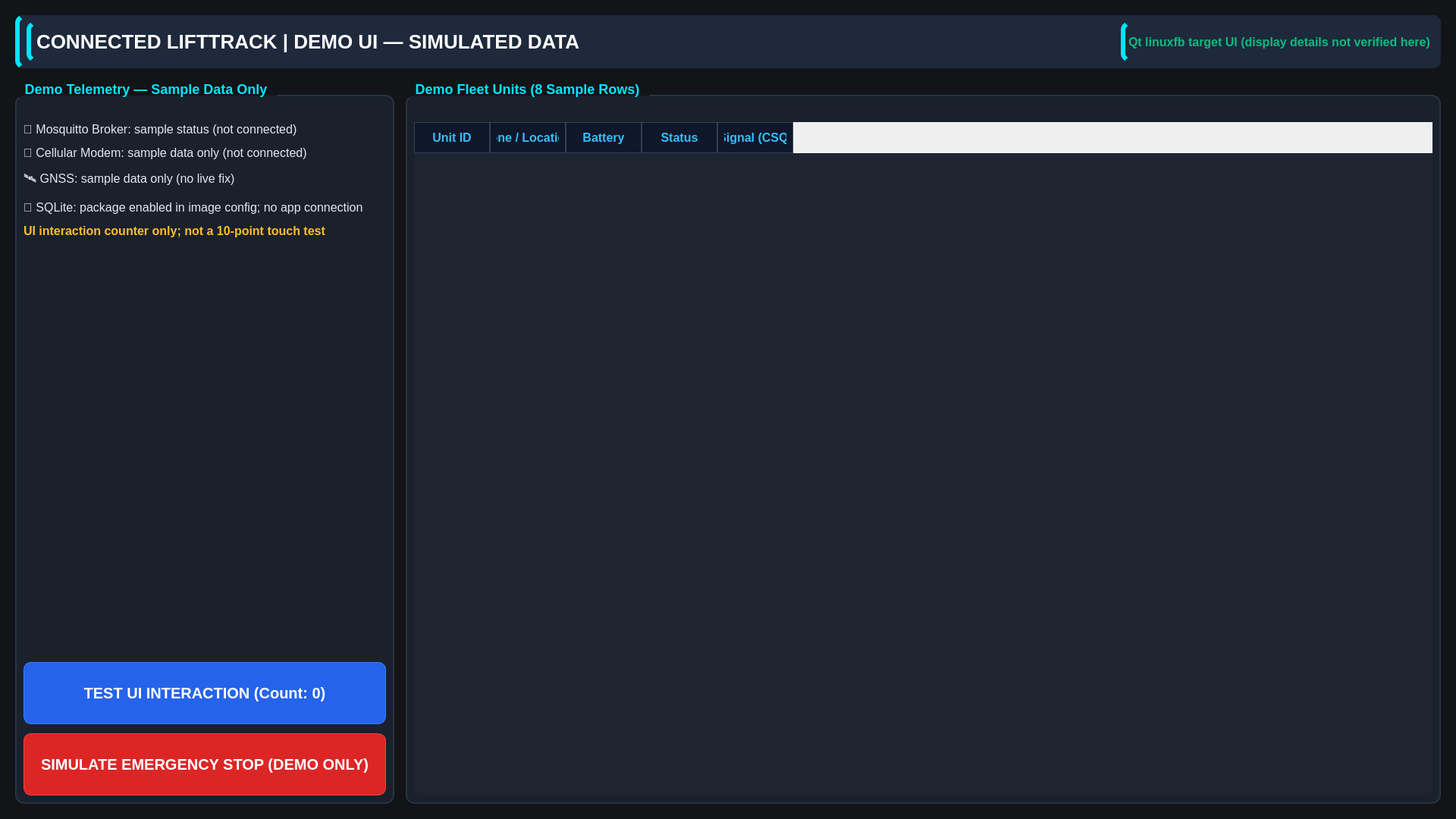
<?xml version="1.0" encoding="UTF-8"?>
<ui version="4.0">
 <class>MainWindow</class>
 <widget class="QMainWindow" name="MainWindow">
  <property name="geometry">
   <rect>
    <x>0</x>
    <y>0</y>
    <width>1920</width>
    <height>1080</height>
   </rect>
  </property>
  <property name="windowTitle">
   <string>Connected LiftTrack - Industrial Central Panel</string>
  </property>
  <property name="styleSheet">
   <string notr="true">
QMainWindow {
    background-color: #121417;
}

QGroupBox {
    color: #00e5ff;
    font-size: 18px;
    font-weight: bold;
    border: 2px solid #2a3342;
    border-radius: 12px;
    margin-top: 20px;
    padding-top: 25px;
    background-color: #1a202c;
}

QLabel {
    color: #e2e8f0;
    font-size: 16px;
}

QPushButton {
    background-color: #2563eb;
    color: #ffffff;
    font-size: 20px;
    font-weight: bold;
    border-radius: 10px;
    border: 1px solid #3b82f6;
    padding: 15px;
    min-height: 50px;
}

QPushButton:pressed {
    background-color: #1d4ed8;
}

QPushButton#btnEmergency {
    background-color: #dc2626;
    border: 1px solid #ef4444;
}

QPushButton#btnEmergency:pressed {
    background-color: #991b1b;
}

QTableWidget {
    background-color: #1e2530;
    color: #f1f5f9;
    gridline-color: #334155;
    font-size: 16px;
    border-radius: 8px;
}
QHeaderView::section {
    background-color: #0f172a;
    color: #38bdf8;
    padding: 8px;
    font-size: 16px;
    font-weight: bold;
    border: 1px solid #334155;
}
   </string>
  </property>
  <widget class="QWidget" name="centralwidget">
   <layout class="QVBoxLayout" name="mainVLayout">
    <property name="spacing">
     <number>15</number>
    </property>
    <property name="leftMargin">
     <number>20</number>
    </property>
    <property name="topMargin">
     <number>20</number>
    </property>
    <property name="rightMargin">
     <number>20</number>
    </property>
    <property name="bottomMargin">
     <number>20</number>
    </property>

    <!-- Header Banner -->
    <item>
     <widget class="QFrame" name="headerFrame">
      <property name="minimumSize">
       <size>
        <width>0</width>
        <height>70</height>
       </size>
      </property>
      <property name="styleSheet">
       <string notr="true">background-color: #1e293b; border-radius: 10px; border-left: 6px solid #00e5ff;</string>
      </property>
      <layout class="QHBoxLayout" name="headerHLayout">
       <item>
        <widget class="QLabel" name="lblTitle">
         <property name="text">
          <string>CONNECTED LIFTTRACK | DEMO UI — SIMULATED DATA</string>
         </property>
         <property name="styleSheet">
          <string notr="true">font-size: 26px; font-weight: bold; color: #ffffff;</string>
         </property>
        </widget>
       </item>
       <item>
        <spacer name="headerSpacer">
         <property name="orientation">
          <enum>Qt::Horizontal</enum>
         </property>
         <property name="sizeHint" stdset="0">
          <size>
           <width>40</width>
           <height>20</height>
          </size>
         </property>
        </spacer>
       </item>
       <item>
        <widget class="QLabel" name="lblClock">
         <property name="text">
          <string>Qt linuxfb target UI (display details not verified here)</string>
         </property>
         <property name="styleSheet">
          <string notr="true">font-size: 16px; font-weight: bold; color: #10b981;</string>
         </property>
        </widget>
       </item>
      </layout>
     </widget>
    </item>

    <!-- Central Body: Cards & Tables -->
    <item>
     <layout class="QHBoxLayout" name="bodyHLayout">
      <property name="spacing">
       <number>15</number>
      </property>

      <!-- Left Panel: System & Gateways -->
      <item>
       <widget class="QGroupBox" name="grpSystem">
        <property name="minimumSize">
         <size>
          <width>500</width>
          <height>0</height>
         </size>
        </property>
        <property name="title">
         <string>  Demo Telemetry — Sample Data Only  </string>
        </property>
        <layout class="QVBoxLayout" name="sysVLayout">
         <property name="spacing">
          <number>12</number>
         </property>
         <item>
          <widget class="QLabel" name="lblMqtt">
           <property name="text">
            <string>📡 Mosquitto Broker: sample status (not connected)</string>
           </property>
          </widget>
         </item>
         <item>
          <widget class="QLabel" name="lblModem">
           <property name="text">
            <string>📶 Cellular Modem: sample data only (not connected)</string>
           </property>
          </widget>
         </item>
         <item>
          <widget class="QLabel" name="lblGnss">
           <property name="text">
            <string>🛰 GNSS: sample data only (no live fix)</string>
           </property>
          </widget>
         </item>
         <item>
          <widget class="QLabel" name="lblDb">
           <property name="text">
            <string>💾 SQLite: package enabled in image config; no app connection</string>
           </property>
          </widget>
         </item>
         <item>
          <widget class="QLabel" name="lblTouchStatus">
           <property name="text">
            <string>UI interaction counter only; not a 10-point touch test</string>
           </property>
           <property name="styleSheet">
            <string notr="true">color: #fbbf24; font-weight: bold;</string>
           </property>
          </widget>
         </item>
         <item>
          <spacer name="sysSpacer">
           <property name="orientation">
            <enum>Qt::Vertical</enum>
           </property>
           <property name="sizeHint" stdset="0">
            <size>
             <width>20</width>
             <height>40</height>
            </size>
           </property>
          </spacer>
         </item>
         <item>
          <widget class="QPushButton" name="btnTestTouch">
           <property name="text">
            <string>TEST UI INTERACTION (Count: 0)</string>
           </property>
          </widget>
         </item>
         <item>
          <widget class="QPushButton" name="btnEmergency">
           <property name="text">
            <string>SIMULATE EMERGENCY STOP (DEMO ONLY)</string>
           </property>
          </widget>
         </item>
        </layout>
       </widget>
      </item>

      <!-- Right Panel: Fleet Grid -->
      <item>
       <widget class="QGroupBox" name="grpFleet">
        <property name="title">
         <string>  Demo Fleet Units (8 Sample Rows)  </string>
        </property>
        <layout class="QVBoxLayout" name="fleetVLayout">
         <item>
          <widget class="QTableWidget" name="tblFleet">
           <property name="columnCount">
            <number>5</number>
           </property>
           <column>
            <property name="text">
             <string>Unit ID</string>
            </property>
           </column>
           <column>
            <property name="text">
             <string>Zone / Location</string>
            </property>
           </column>
           <column>
            <property name="text">
             <string>Battery</string>
            </property>
           </column>
           <column>
            <property name="text">
             <string>Status</string>
            </property>
           </column>
           <column>
            <property name="text">
             <string>Signal (CSQ)</string>
            </property>
           </column>
          </widget>
         </item>
        </layout>
       </widget>
      </item>

     </layout>
    </item>
   </layout>
  </widget>
 </widget>
 <resources/>
 <connections/>
</ui>
